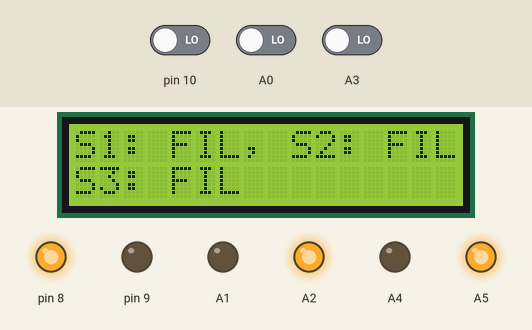
A sketch run on a simulated Arduino Uno, built with avr-gcc and run on an emulated ATmega328P. Shown: 16×2 character LCD, output pins drawn as LEDs (lit = HIGH). Inputs (shaded band) come from the test bench; at power-on: pin 10 LOW, A0 LOW, A3 LOW.

Above: at 1.2 s.
1.3 s: pin 10 driven HIGH
At 2.3 s:
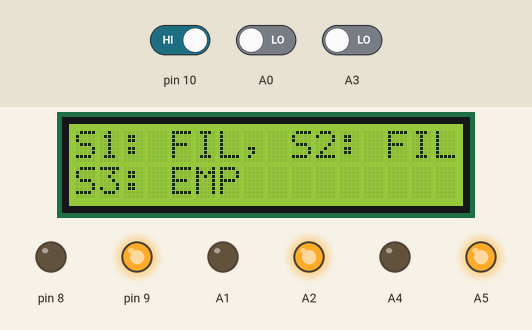
2.8 s: A0 driven HIGH
At 3.4 s:
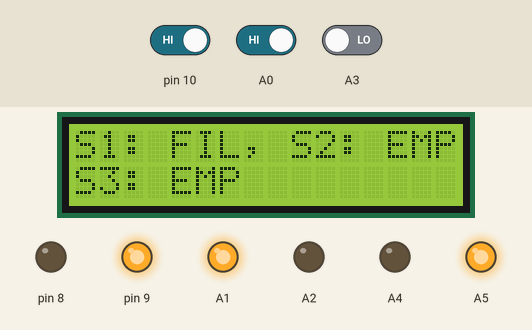
4.3 s: A3 driven HIGH
At 4.6 s:
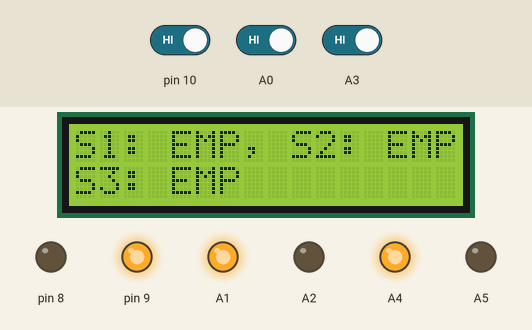
5.8 s: pin 10 driven LOW
At 6.9 s:
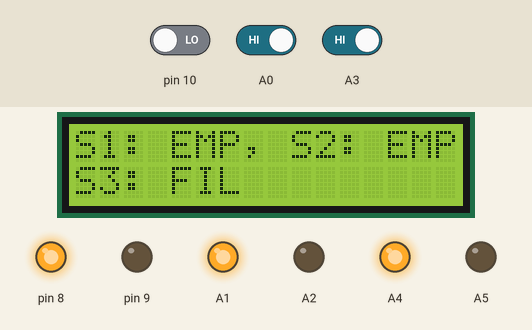
7.3 s: A0 driven LOW
At 8.1 s:
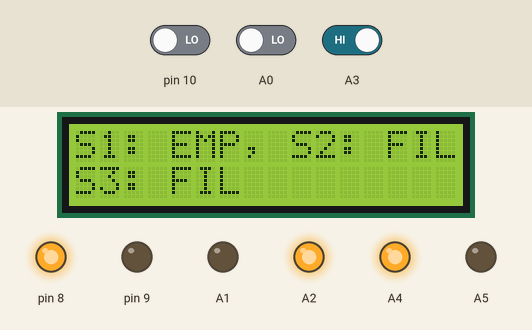
8.8 s: pin 10 driven HIGH
At 9.2 s:
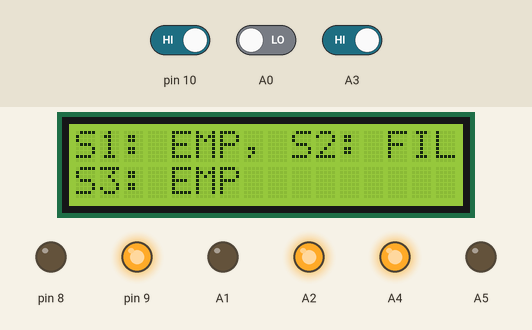
Timing chart, 0 to 11.3 s (numbered marks = the images above; inputs shaded):
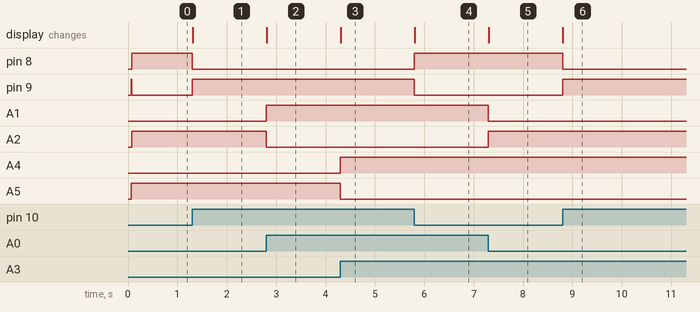

The sketch:

Parking-System-Code.ino
```cpp
#include <LiquidCrystal.h>

// Setup the LiquidCrystal library with the pin numbers we have
// physically connected the module to.
LiquidCrystal lcd(12, 11, 5, 4, 3, 2);

int lastUpdate = 0;
String s1 = "EMP", s2 = "EMP", s3 = "EMP";

// IR Sensors:
uint8_t IR1 = A3;
uint8_t IR2 = A0;
uint8_t IR3 = 10;

// Green LED's:
uint8_t G1 = A4;
uint8_t G2 = A1;
uint8_t G3 = 9;

// Red LED's:
uint8_t R1 = A5;
uint8_t R2 = A2;
uint8_t R3 = 8;

void setup() {
  // Setup the number of columns and rows that are available on the LCD.
  input(IR1); // IR Sensor
  output(G1); // Green LED
  output(R1); // Red LED
  input(IR2); // IR Sensor
  output(G2); // Green LED
  output(R2); // Red LED
  input(IR3); // IR Sensor
  output(G3); // Green LED
  output(R3); // Red LED
  lcd.begin(16, 2);
  lcd.setCursor(0, 0);
  lcd.print("S1: EMP, s2: EMP");
  lcd.setCursor(0, 1);
  lcd.print("S3: EMP");
  digitalWrite(A4, HIGH);
  digitalWrite(A1, HIGH);
  digitalWrite(9, HIGH);
}

void loop() {
  if (isIR(IR1, LOW, s1, "FIL")) {
    setS1(G1, R1, LOW, HIGH, "FIL", s2, s3);
  } else if (isIR(IR1, HIGH, s1, "EMP")) {
    setS1(G1, R1, HIGH, LOW, "EMP", s2, s3);
  }

  if (isIR(IR2, LOW, s2, "FIL")) {
    setS1(G2, R2, LOW, HIGH, s1, "FIL", s3);
  } else if (isIR(IR2, HIGH, s2, "EMP")) {
    setS1(G2, R2, HIGH, LOW, s1, "EMP", s3);
  }

  if (isIR(IR3, LOW, s3, "FIL")) {
    setS1(G3, R3, LOW, HIGH, s1, s2, "FIL");
  } else if (isIR(IR3, HIGH, s3, "EMP")) {
    setS1(G3, R3, HIGH, LOW, s1, s2, "EMP");
  }

  delay(1);
}

void input(uint8_t pin) {
  pinMode(pin, INPUT);
}

void output(uint8_t pin) {
  pinMode(pin, OUTPUT);
}

void setS1(uint8_t pin1, uint8_t pin2, uint8_t mode1, uint8_t mode2, String newS1, String newS2, String newS3) {
  digitalWrite(pin1, mode1); // off the green LED
    digitalWrite(pin2, mode2); // on the red LED
    lcd.clear();
    lcd.setCursor(0, 0);
    s1 = newS1;
    s2 = newS2;
    s3 = newS3;
    lcd.print("S1: " + String(newS1) + ", S2: " + String(newS2));
    lcd.setCursor(0, 1);
    lcd.print("S3: " + String(newS3));
}

bool isIR(uint8_t pin, uint8_t mode, String s, String val) {
  return digitalRead(pin) == mode && s != val;
}
```

Measured:
- after the input at 1.3 s, pin 8: HIGH → LOW at once; pin 9: LOW → HIGH at once; the display: changes at once (image 1)
- after the input at 2.8 s, A1: LOW → HIGH at once; A2: HIGH → LOW at once; the display: changes at once (image 2)
- after the input at 4.3 s, A4: LOW → HIGH at once; A5: HIGH → LOW at once; the display: changes at once (image 3)
- after the input at 5.8 s, pin 8: LOW → HIGH at once; pin 9: HIGH → LOW at once; the display: changes at once (image 4)
- after the input at 7.3 s, A1: HIGH → LOW at once; A2: LOW → HIGH at once; the display: changes at once (image 5)
- after the input at 8.8 s, pin 8: HIGH → LOW at once; pin 9: LOW → HIGH at once; the display: changes at once (image 6)
